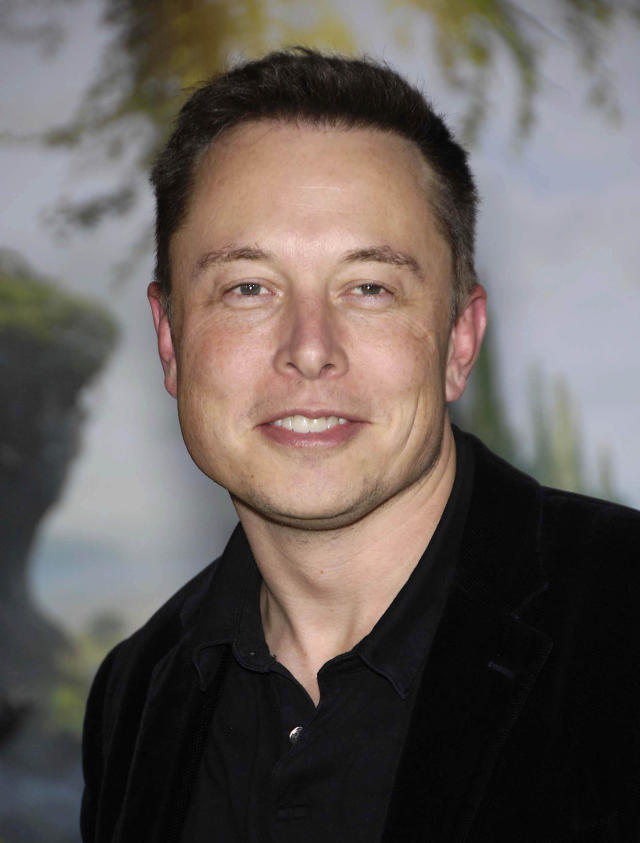
#> input picture openCV/face_recognition/ElonMusk1.jpeg, 640 x 843 px
$ python main.py --image ../face_recognition/ElonMusk1.jpeg
#> lines starting #> are read from the running program, lines starting #| are printed output that depends on the picture; after the words box and inside, x2 and y2 are one past the last pixel; in counts of white or black regions, pixels touching at a corner belong together
#!/usr/bin/python3

import argparse
import cv2

# Global variables
window_name = 'image_negative'
image = None
image_gray = None
image_negative = None


def onTrackbar(threshold):
    global image_negative
    _, image_negative = cv2.threshold(image_gray, threshold, threshold, cv2.THRESH_BINARY)
    cv2.imshow("image_negative", image_negative)


def main():
    global image_gray  # use global var
    global image
    global image_negative

    parser = argparse.ArgumentParser()
    parser.add_argument('-i', '--image', type=str, required=True, help='Full path to image file.')
    args = vars(parser.parse_args())

    image = cv2.imread(args['image'], cv2.IMREAD_COLOR)  # Load an image
#> image is the input picture: shape (843, 640, 3); mean B, G, R 90.4, 94.3, 102.4
    image_gray = cv2.cvtColor(image, cv2.COLOR_BGR2GRAY)  # convert bgr to gray image (single channel)
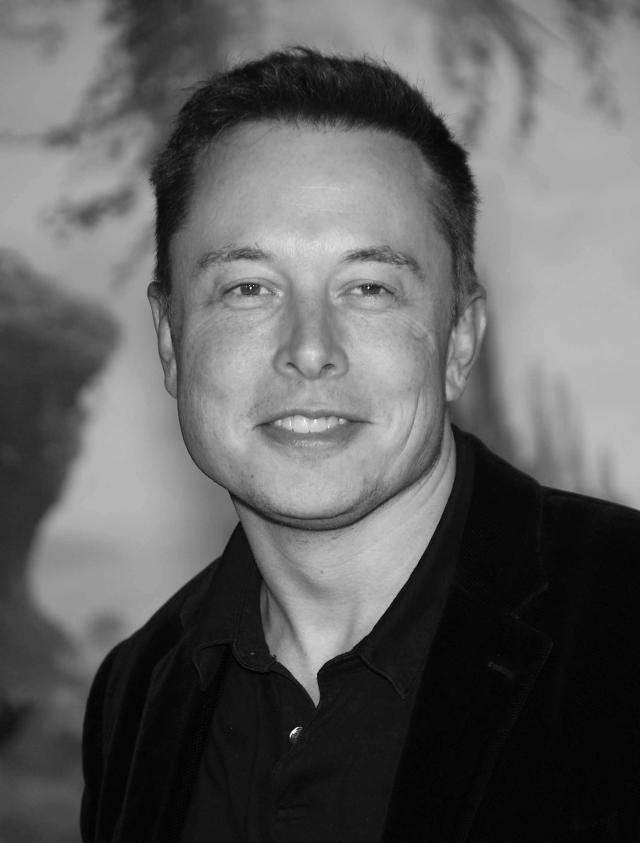
#> image_gray: shape (843, 640); min 0, max 254, mean 96.3
    _, image_negative = cv2.threshold(image_gray, 0, 0, cv2.THRESH_BINARY)
#> image_negative: shape (843, 640); every value is 0

    cv2.namedWindow(window_name)
    cv2.createTrackbar("N", "image_negative", 0, 255, onTrackbar)
#> slider 'N' is set to 85

    # cv2.imshow("image", image)
    # cv2.imshow("image_gray", image_gray)
    cv2.imshow("image_negative", image_negative)

    cv2.waitKey(0)
#> in onTrackbar, `_, image_negative = cv2.threshold(image_gray, threshold, threshold, cv..`:
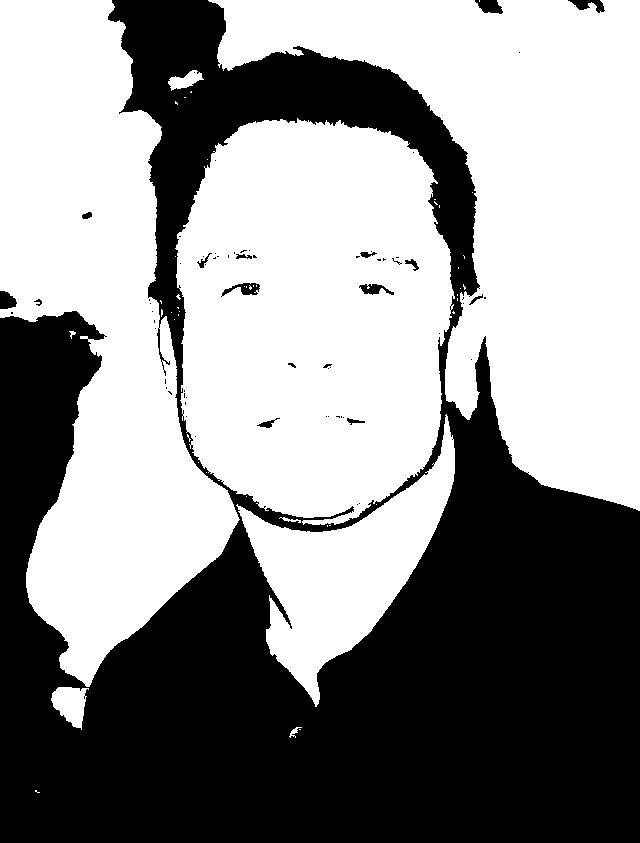
#> image_negative: shape (843, 640); values 0 (black) and 85 (white), 56.2% white; 68 black regions (51 under 20 px), largest, box (x1, y1, x2, y2) and area: (0, 0, 640, 843) 234513, (475, 0, 503, 14) 270, (221, 283, 260, 297) 249


if __name__ == '__main__':
    main()

$ run again, on openCV/face_recognition/ElonMusk2.jpg
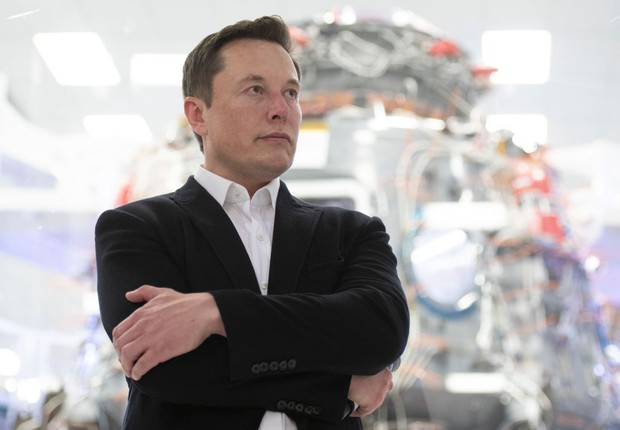
#> input picture openCV/face_recognition/ElonMusk2.jpg, 620 x 430 px
#> in main, image is the input picture: shape (430, 620, 3); mean B, G, R 165.2, 165.1, 169.5
#> in main, `image_gray = cv2.cvtColor(image, cv2.COLOR_BGR2GRAY)`:
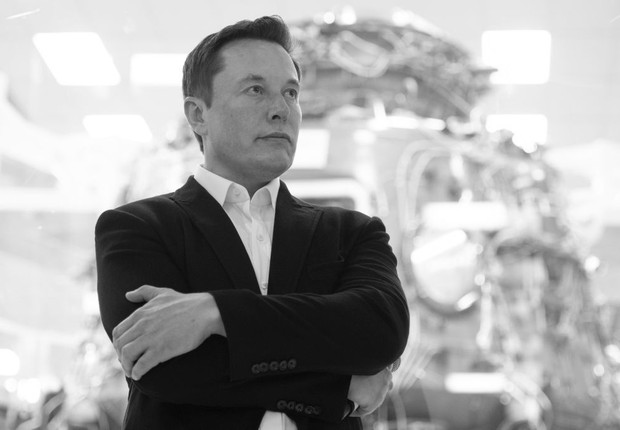
#> image_gray: shape (430, 620); min 2, max 255, mean 166.4
#> in onTrackbar, `_, image_negative = cv2.threshold(image_gray, threshold, threshold, cv..`:
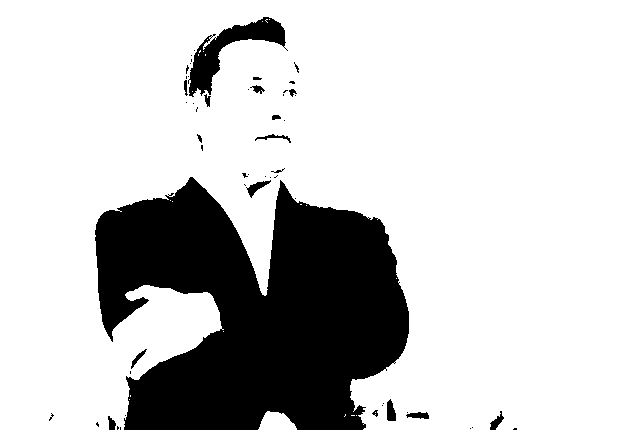
#> image_negative: shape (430, 620); values 0 (black) and 85 (white), 78.4% white; 55 black regions (37 under 20 px), largest, box (x1, y1, x2, y2) and area: (95, 177, 409, 430) 53867, (188, 17, 288, 97) 2431, (246, 180, 271, 198) 155

$ run again, on openCV/face_recognition/bill_gates.jpg
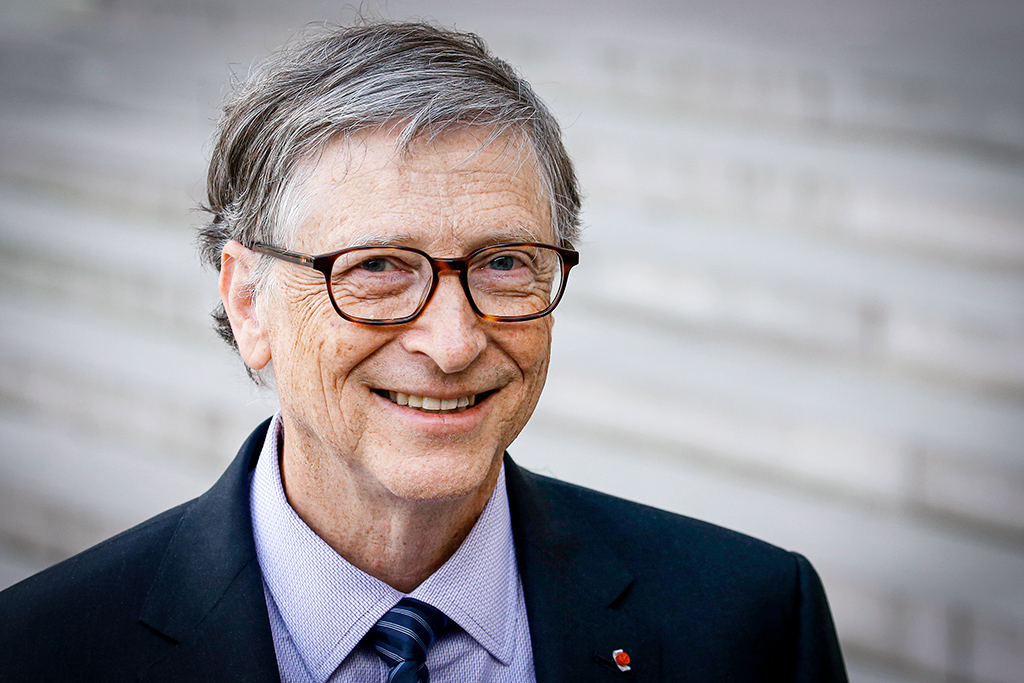
#> input picture openCV/face_recognition/bill_gates.jpg, 1024 x 683 px
#> in main, image is the input picture: shape (683, 1024, 3); mean B, G, R 153.1, 148.7, 152.7
#> in main, `image_gray = cv2.cvtColor(image, cv2.COLOR_BGR2GRAY)`:
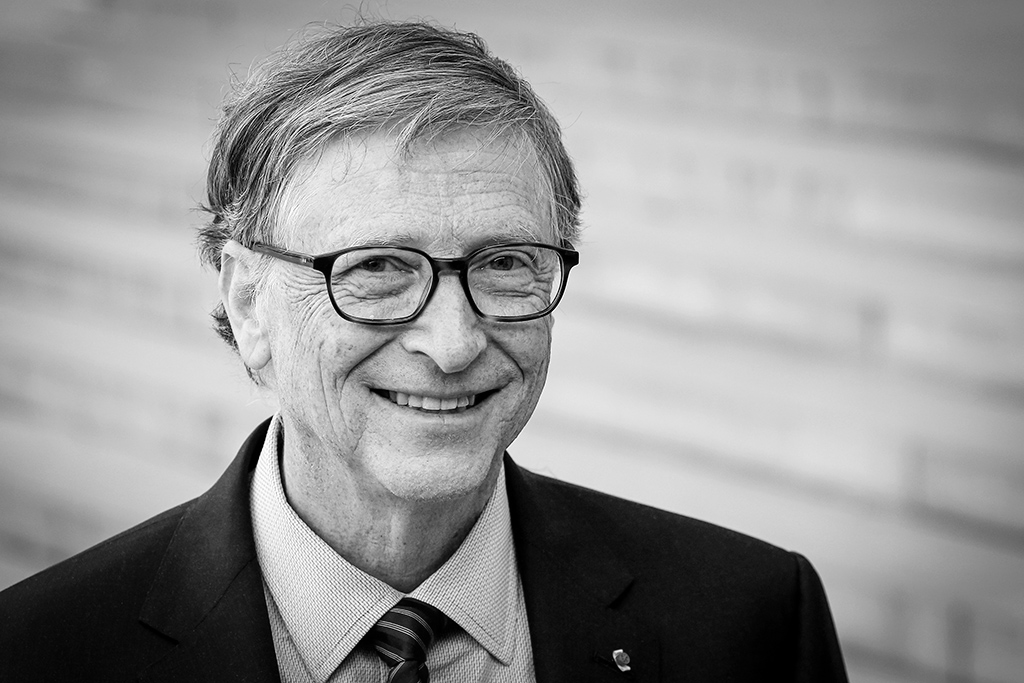
#> image_gray: shape (683, 1024); min 0, max 255, mean 150.4
#> in onTrackbar, `_, image_negative = cv2.threshold(image_gray, threshold, threshold, cv..`:
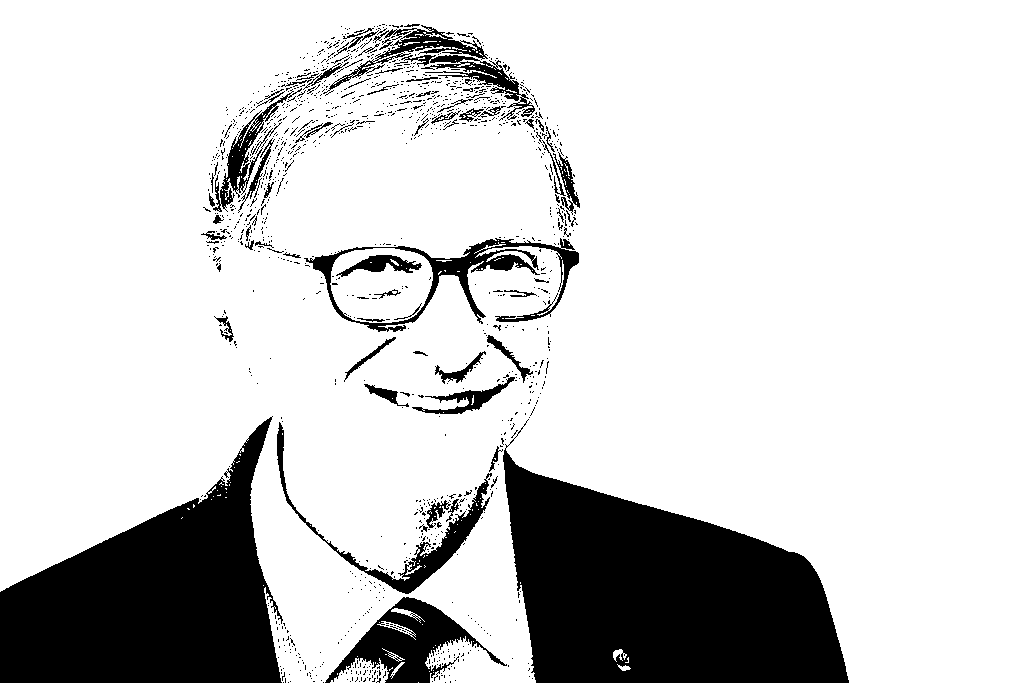
#> image_negative: shape (683, 1024); values 0 (black) and 85 (white), 82.2% white; 1275 black regions (1193 under 20 px), largest, box (x1, y1, x2, y2) and area: (503, 419, 849, 683) 52724, (0, 416, 283, 683) 41818, (325, 597, 507, 683) 5721
